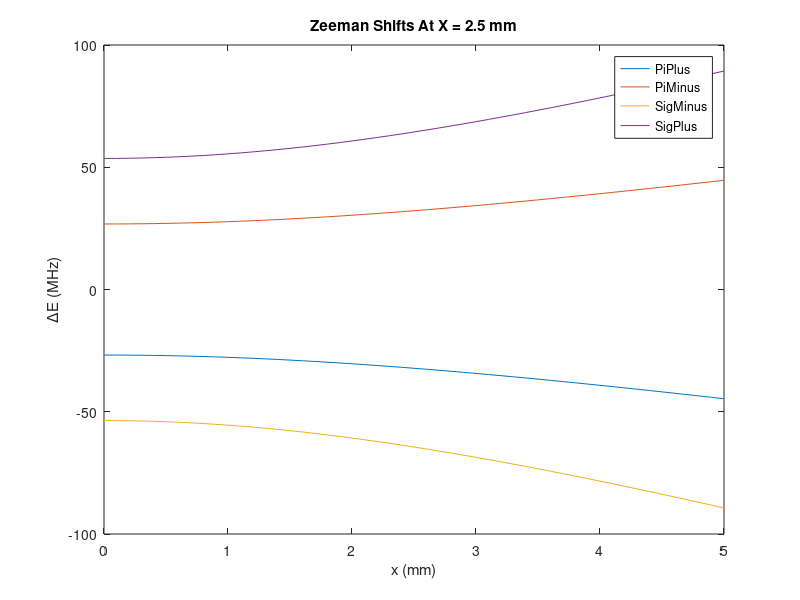

MATLAB code for this plot:
clc
clear
close all


% define magnetic field equations
u = 9.274e-24; %J/T
b = .766; %T/m
h = 1.5;
B = @(x,y) b.*sqrt((h.*x).^2+y.^2);

% defind lande g factors for all four transitions
gFac = @(j,l,s) 1+(j*(j+1)+s*(s+1)-l*(l+1))/(2*j*(j+1));
gFacSPlus = gFac(1/2,0,1/2);
gFacPPlus = gFac(1/2,1,1/2);
gFacSMinus = gFac(1/2,0,1/2);
gFacPMinus = gFac(1/2,1,1/2);

% calculate dGM = g mj - g' mj' for all transitions
dgmPiPlus = 1/2*(gFacPPlus - gFacSPlus);
dgmPiMinus = 1/2*(-gFacPMinus + gFacSMinus);
dgmSigPlus = 1/2*(gFacPPlus + gFacSMinus);
dgmSigMinus = 1/2*(-gFacPMinus - gFacSPlus);

% calculate zeeman shift functions
convertJtoHz = 1/6.626e-34;
shiftPiPlus = @(x,y) u*B(x,y)*dgmPiPlus*convertJtoHz;
shiftPiMinus = @(x,y) u*B(x,y)*dgmPiMinus*convertJtoHz;
shiftSigPlus = @(x,y) u*B(x,y)*dgmSigPlus*convertJtoHz;
shiftSigMinus = @(x,y) u*B(x,y)*dgmSigMinus*convertJtoHz;

% plot level shifts vs space
x = 0:.1:5;
y = 0:.1:5;
figure
plot(x,shiftPiPlus(.0025,y/1000)/1e6)
hold on
plot(x,shiftPiMinus(.0025,y/1000)/1e6)
plot(x,shiftSigMinus(.0025,y/1000)/1e6)
plot(x,shiftSigPlus(.0025,y/1000)/1e6)
title('Zeeman Shifts At X = 2.5 mm')
xlabel('x (mm)')
ylabel('\DeltaE (MHz)')
legend({'PiPlus','PiMinus','SigMinus','SigPlus'})